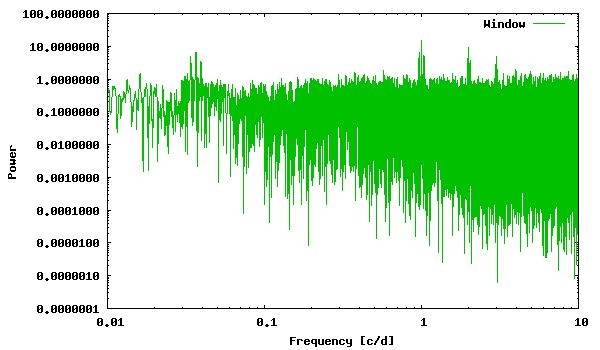

This figure's gnuplot source:
set term png size 600,350 medium
set colors classic
set output "window_loglog.png"
set xlabel "Frequency [c/d]"
set ylabel "Power"
set logscale
#set format y "%5.2f"
plot "deeming.periodogram" using 1:3 with lines linecolor 2 title "Window"
